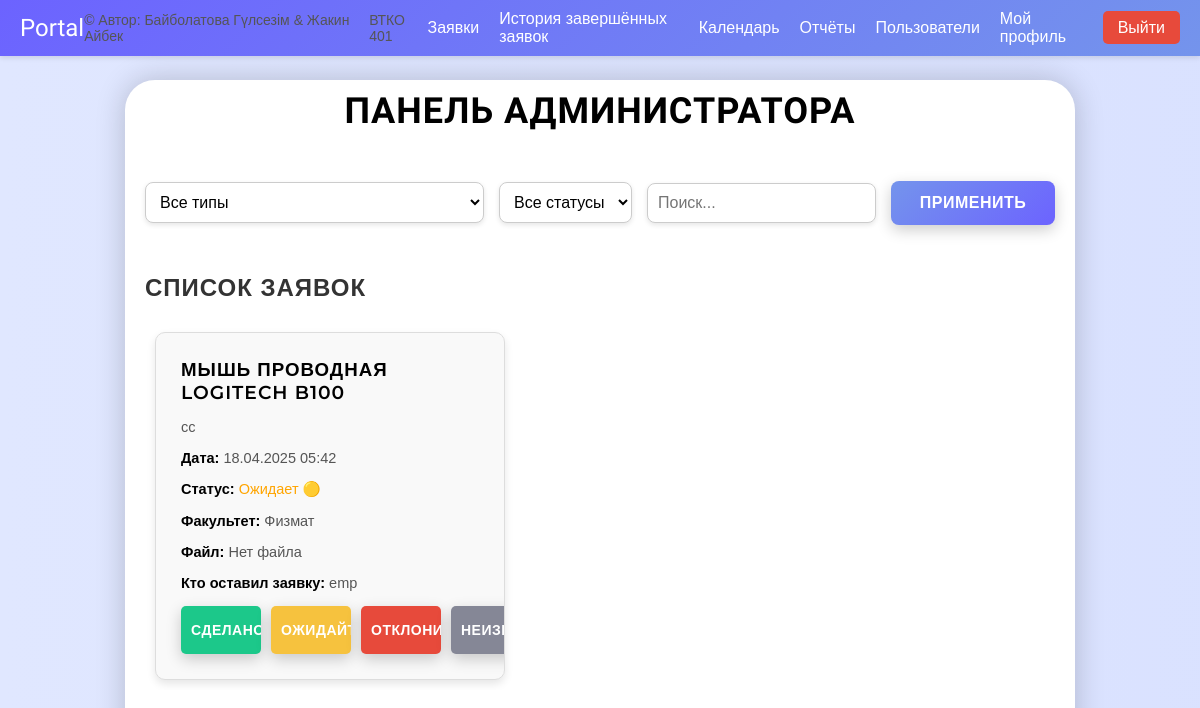
The page /admin (signed in) on the database its author committed.
### models.py (models this page shows, shortened)
class Zayavka(db.Model):
    id = db.Column(db.Integer, primary_key=True)
    type = db.Column(db.String(50), nullable=False)  # Equipment or Repair
    description = db.Column(db.Text, nullable=False)
    status = db.Column(
        db.String(20),
        default='ожидает',  # Standardized default status
        nullable=False
    )
    created_at = db.Column(db.DateTime, default=db.func.now())
    user_id = db.Column(db.Integer, db.ForeignKey('user.id'), nullable=False)
    file = db.Column(db.String(200), nullable=True)
    user = db.relationship('User', backref=db.backref('zayavki', lazy=True))
    comment = db.Column(db.Text, nullable=True)  # User comment
    rating = db.Column(db.Integer, nullable=True)  # User rating (1-5)
    confirmed_by_user = db.Column(db.Boolean, default=False)  # User confirmation for archive
    urgent = db.Column(db.Boolean, default=False)  # Field to mark a request as urgent

class User(db.Model):
    id = db.Column(db.Integer, primary_key=True)
    username = db.Column(db.String(150), unique=True, nullable=False)
    email = db.Column(db.String(150), unique=True, nullable=False)
    password = db.Column(db.String(255), nullable=False)  # Hashed password
    role = db.Column(db.String(20), nullable=False)  # 'admin' or 'employee'
    full_name = db.Column(db.String(150), nullable=True)  # Full name
    faculty = db.Column(db.String(150), nullable=True)  # Faculty
    position = db.Column(db.String(150), nullable=True)  # Position
    photo = db.Column(db.String(200), nullable=True)  # Profile photo filename

### app.py (the view)
@app.route('/admin')
@role_required('admin')
def admin():
    type_filter = request.args.get('type', '').strip().lower()
    status_filter = request.args.get('status', '').strip().lower()
    query_filter = request.args.get('query', '').strip().lower()
    query = Zayavka.query.join(User, Zayavka.user_id == User.id)
    if not status_filter or status_filter != 'сделано':
        query = query.filter(Zayavka.status != 'сделано')
    if type_filter:
        query = query.filter(Zayavka.type.ilike(f"%{type_filter}%"))
    if status_filter:
        query = query.filter(Zayavka.status.ilike(f"%{status_filter}%"))
    if query_filter:
        query = query.filter(
            (Zayavka.description.ilike(f"%{query_filter}%")) |
            (User.username.ilike(f"%{query_filter}%")) |
            (User.full_name.ilike(f"%{query_filter}%"))
        )
    zayavki = query.order_by(Zayavka.created_at.desc()).all()
    return render_template('admin.html', zayavki=zayavki)

### app.py (called while the page is built)
def role_required(role):
    def wrapper(f):
        @wraps(f)
        def decorated_function(*args, **kwargs):
            if session.get('role') != role:
                return redirect(url_for('index'))
            return f(*args, **kwargs)
        return decorated_function
    return wrapper

### templates/admin.html (shortened to what this page needs)
{% extends "base.html" %}
{% block content %}
<h1 style="text-align: center; font-family: 'Kaushan Script', cursive; margin-bottom: 20px;">Панель администратора</h1>
<form id="filter-form" style="display: flex; gap: 15px; margin-bottom: 20px; align-items: center;">
    <select id="filter-type" class="input-box styled-dropdown" style="flex: 1;">
        <option value="">Все типы</option>
    </select>
    <select id="filter-status" class="input-box styled-dropdown" style="flex: 1;">
        <option value="">Все статусы</option>
    </select>
    <input id="filter-query" type="text" placeholder="Поиск..." class="input-box styled-input" style="flex: 2;">
    <button type="button" id="apply-filters" class="btn styled-btn" style="width: 173px; height: 44px; font-size: 16px; border-radius: 8px;">Применить</button>
</form>
<div class="scrollable-section" style="flex: 1; overflow-y: auto; padding-right: 10px;">
    <h2 style="margin-bottom: 20px; color: #333;">Список заявок</h2>
    <div id="request-list" style="display: grid; grid-template-columns: repeat(auto-fit, minmax(300px, 1fr)); gap: 20px; padding: 10px; max-height: 75vh; overflow-y: auto;">
        {% if zayavki %}
            {% for z in zayavki %}
            <div class="card {% if z.urgent %}urgent{% endif %}"
                 data-type="{{ z.type }}"
                 data-status="{{ z.status }}"
                 data-description="{{ z.description | lower }}"
                 data-username="{{ z.user.username | lower }}"
                 data-fullname="{{ z.user.full_name | lower }}">
                <h3 style="color: #000;">{{ z.type }}</h3>
                <p style="color: #555;">{{ z.description }}</p>
                <p><strong>Дата:</strong> <span style="color: #555;">{{ z.created_at.strftime('%d.%m.%Y %H:%M') }}</span></p>
                <p><strong>Статус:</strong>
                    {% if z.status == 'сделано' %}
                    <span style="color: green;">Сделано ✅</span>
                    {% elif z.status == 'ожидает' %}
                    <span style="color: orange;">Ожидает 🟡</span>
                    {% elif z.status == 'отклонено' %}
                    <span style="color: red;">Отклонено 🔴</span>
                    {% else %}
                    <span style="color: gray;">Неизвестно</span>
                    {% endif %}
                </p>
                <p><strong>Факультет:</strong> <span style="color: #555;">{{ z.user.faculty }}</span></p>
                <p><strong>Файл:</strong>
                    {% if z.file %}
                        <a href="{{ url_for('uploaded_file', filename=z.file) }}" target="_blank" style="color: #007bff;">Скачать</a>
                    {% else %}
                        <span style="color: #555;">Нет файла</span>
                    {% endif %}
                </p>
                <p><strong>Кто оставил заявку:</strong> <span style="color: #555;">{{ z.user.username }}</span></p>
                <form method="POST" action="/update_status">
                    <div class="status-buttons" style="display: flex; gap: 10px; margin-top: 10px;">
                        <button name="action" value="сделано" class="btn compact-btn" style="background: #1cc88a;">Сделано</button>
                        <button name="action" value="ожидает" class="btn compact-btn" style="background: #f6c23e;">Ожидайте</button>
                        <button name="action" value="отклонено" class="btn compact-btn" style="background: #e74a3b;">Отклонить</button>
                        <button name="action" value="неизвестно" class="btn compact-btn" style="background: #858796;">Неизвестно</button>
                    </div>
                </form>
            </div>
            {% endfor %}
        {% else %}
            <p style="text-align: center; color: #888; font-size: 18px;">🔍 Заявки не найдены.</p>
        {% endif %}
    </div>
</div>
{% endblock %}

### static/style.css (style rules this page uses)
* { margin: 0; padding: 0; box-sizing: border-box; font-family: "Poppins", sans-serif; text-decoration: none; list-style: none; }
body { display: flex; justify-content: center; align-items: center; min-height: 100vh; background: linear-gradient(to right, #e0e7ff, #c7d2fe); background-size: 400% 400%; animation: gradientAnimation 8s ease infinite; padding-top: 60px; font-family: 'Inter', sans-serif; font-size: 16px; color: #000; }
h1, h2, h3, h4, h5, h6 { font-family: 'Montserrat', sans-serif; font-weight: 600; text-transform: uppercase; letter-spacing: 1px; }
.styled-dropdown { padding: 10px; font-size: 16px; border: 1px solid #ccc; border-radius: 8px; background: #fff; box-shadow: 0 2px 5px rgba(0, 0, 0, 0.1); transition: border-color 0.3s ease; }
.styled-input { padding: 10px; font-size: 16px; border: 1px solid #ccc; border-radius: 8px; box-shadow: 0 2px 5px rgba(0, 0, 0, 0.1); }
.styled-btn { padding: 10px 20px; font-size: 16px; border-radius: 8px; background: linear-gradient(135deg, #7494ec, #6c63ff); color: #fff; border: none; cursor: pointer; transition: all 0.3s ease; }
button, .btn, .styled-btn, .compact-btn { color: #fff !important; }
.container h1 { font-size: 36px; margin: -10px 0; }
.container p { font-size: 14.5px; margin: 15px 0; }
form { width: 100%; }
.input-box { position: relative; margin: 30px 0; }
.btn { width: 100%; height: 48px; background: linear-gradient(135deg, #7494ec, #6c63ff); border-radius: 8px; box-shadow: 0 5px 15px rgba(0, 0, 0, 0.2); border: none; cursor: pointer; font-size: 16px; color: #fff; font-weight: 600; transition: all 0.3s ease; }
.card { max-width: 350px; width: 100%; background: #fff; border-radius: 10px; box-shadow: 0 4px 8px rgba(0, 0, 0, 0.1); padding: 25px; border: 1px solid #ddd; transition: transform 0.3s ease, box-shadow 0.3s ease; }
.status-buttons { display: flex; gap: 10px; margin-top: 10px; }
.status-buttons .btn { flex: 1; text-align: center; font-size: 14px; padding: 10px; border-radius: 5px; transition: transform 0.2s ease, box-shadow 0.2s ease; }
#request-list { display: grid; grid-template-columns: repeat(auto-fit, minmax(300px, 1fr)); gap: 20px; padding: 10px; max-height: 75vh; overflow-y: auto; }
.compact-btn { padding: 5px 10px; font-size: 14px; border-radius: 5px; min-width: 80px; text-align: center; white-space: nowrap; transition: all 0.3s ease; }
.card, .btn { position: relative; overflow: hidden; z-index: 0; }
.card::before, .btn::before { content: ''; position: absolute; top: 50%; left: 50%; width: 0; height: 0; background: rgba(72, 139, 227, 0.5); border-radius: 50%; transform: translate(-50%, -50%); transition: width 0.3s ease, height 0.3s ease, background 0.3s ease; z-index: -1; }
.btn { font-family: 'Russo One', sans-serif; font-size: 14px; text-transform: uppercase; letter-spacing: 0.5px; font-weight: 600; }
:root { --background-color: #ffffff; --text-color: #000000; --card-background: #f9f9f9; --button-background: #e74a3b; --navbar-background: #f4f4f4; }
body { background-color: var(--background-color); color: var(--text-color); transition: background-color 0.3s, color 0.3s; }
.card { background-color: var(--card-background); border-radius: 10px; box-shadow: 0 4px 8px rgba(0, 0, 0, 0.1); }
.btn { background-color: var(--button-background); color: var(--text-color); border: none; padding: 10px 15px; border-radius: 5px; cursor: pointer; transition: background-color 0.3s, color 0.3s; }
.card { opacity: 0; transform: translateY(20px) scale(0.98); animation: fadeInUp 0.5s ease-out forwards; }
.card:nth-child(1) { animation-delay: 0.05s; }
.card::before { content: ''; position: absolute; top: 50%; left: 50%; width: 0; height: 0; background: radial-gradient(circle, rgba(108,99,255,0.3) 0%, rgba(108,99,255,0) 80%); transform: translate(-50%, -50%); border-radius: 50%; transition: width 0.6s ease, height 0.6s ease; z-index: 0; }
.card * { position: relative; z-index: 1; }
.card h3 { color: #000; opacity: 1; transform: none; position: relative; z-index: 1; }

### rows shown on the page
Zayavka: type "МЫШЬ ПРОВОДНАЯ LOGITECH B100", description "cc", created_at "18.04.2025 05:42", status "Ожидает 🟡", user.faculty "Физмат", shows "Нет файла", user.username "emp"
